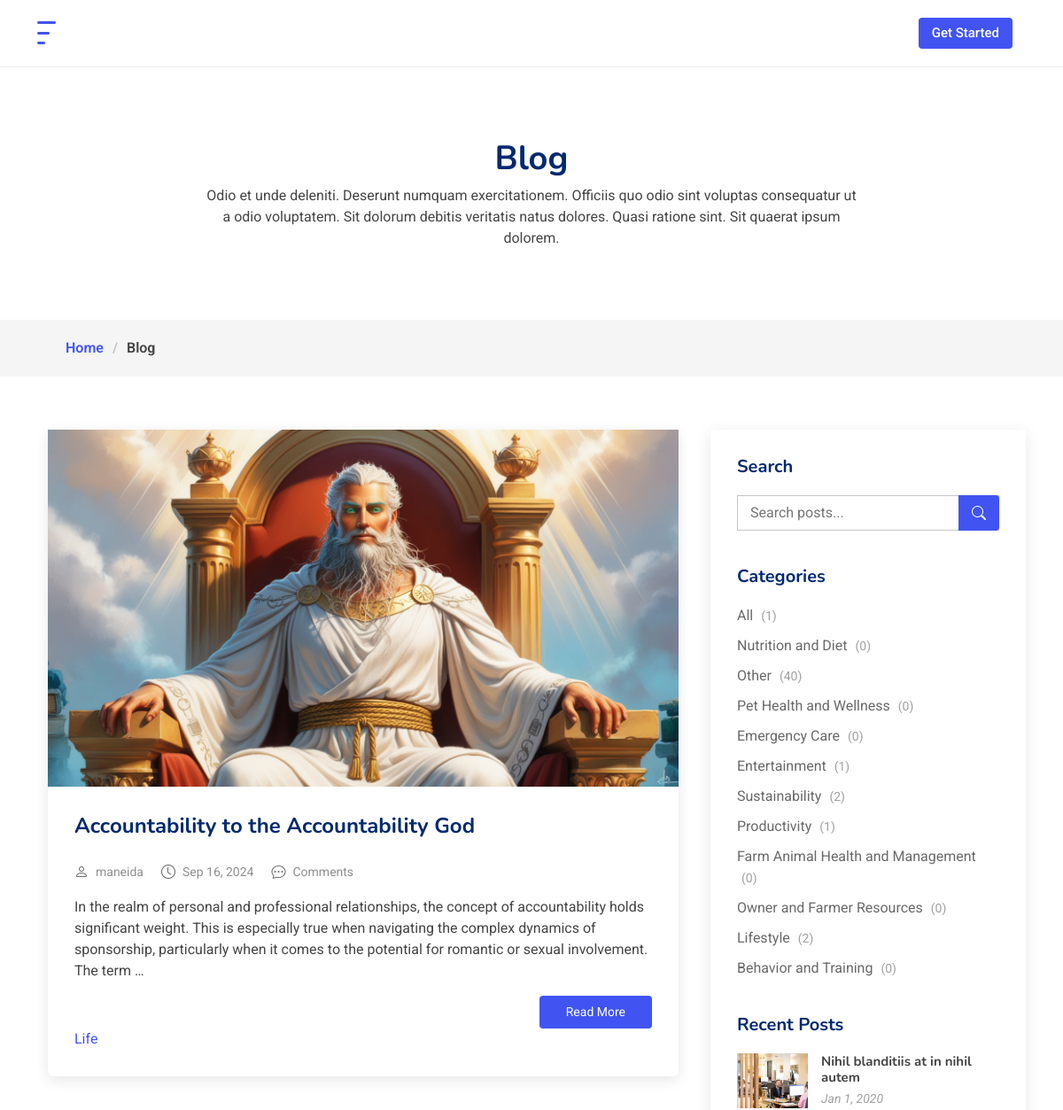
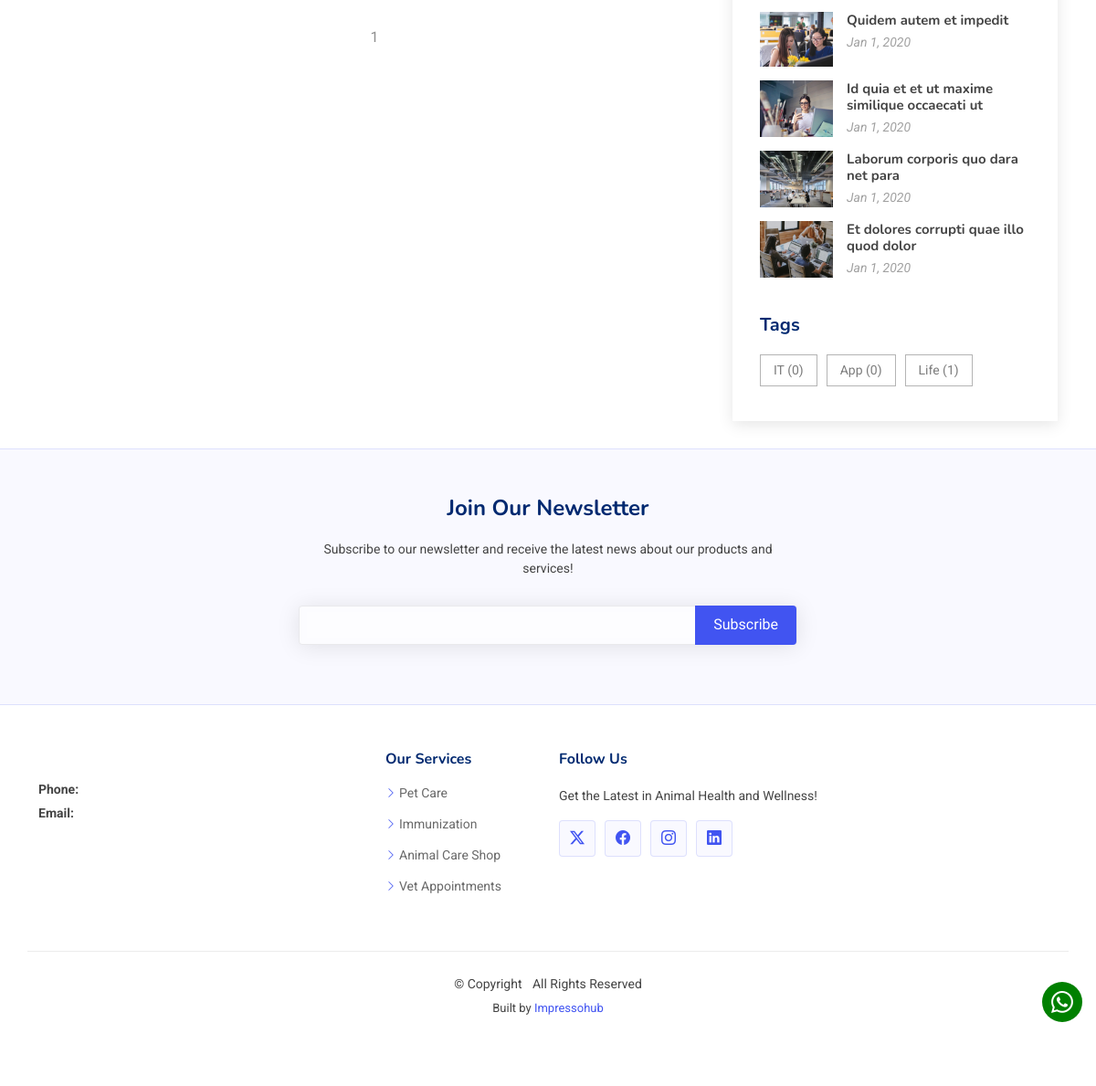
/blog2/?category=entertainment, run on the app's committed database (2 pictures, top to bottom).
### core/models.py (models this page shows, shortened)
class BaseModel(models.Model):
    id = models.UUIDField(primary_key=True, default=uuid.uuid4, editable=False)
    created_at = models.DateTimeField(editable=False)
    updated_at = models.DateTimeField(editable=False)
    slug = models.SlugField(unique=True, blank=True, max_length=255)
    class Meta:
        abstract = True
    def __init__(self, *args, **kwargs):
        super().__init__(*args, **kwargs)
        if not self.id or not isinstance(self.id, uuid.UUID):
            self.id = uuid.uuid4()
        if not self.created_at:
            self.created_at = timezone.now()
        self.updated_at = timezone.now()

class Post(BaseModel):
    title = models.CharField(max_length=255)
    author = models.ForeignKey(User, on_delete=models.CASCADE, null=True)
    body = CKEditor5Field('Content', config_name='extends')
    post_date = models.DateField(auto_now_add=True)
    category = models.ForeignKey(Category, related_name='posts', on_delete=models.SET_NULL, null=True, blank=True)
    tags = models.ManyToManyField(Tag, related_name='posts', blank=True)
    preview = models.TextField(blank=True,
                               help_text="Optional preview text for the post.",
                               validators=[MaxLengthValidator(limit_value=500)])
    post_image = models.ImageField(upload_to='post_images/', null=True, blank=True)

class Tag(BaseModel):
    name = models.CharField(max_length=100)

class Category(BaseModel):
    name = models.CharField(max_length=100)
    class Meta:
        verbose_name_plural = "Categories"

### core/views.py (the view)
# urls.py: path("blog2/", views.blog2, name="blog2"),
def blog2(request):
    query = request.GET.get('q', '')
    category_slug = request.GET.get('category')
    tag_slug = request.GET.get('tag')
    blog_posts = Post.objects.all().order_by('-created_at')
    if query:
        blog_posts = blog_posts.filter(title__icontains=query)
    if category_slug:
        blog_posts = blog_posts.filter(category__slug=category_slug)
    if tag_slug:
        blog_posts = blog_posts.filter(tags__slug=tag_slug)
    categories = Category.objects.annotate(post_count=Count('posts'))
    tags = Tag.objects.annotate(post_count=Count('posts'))
    paginator = Paginator(blog_posts, 4)  # Show 4 blog posts per page
    page = request.GET.get('page')
    try:
        posts = paginator.page(page)
    except PageNotAnInteger:
        posts = paginator.page(1)
    except EmptyPage:
        posts = paginator.page(paginator.num_pages)
    max_pages = 5
    current_page = posts.number
    page_range = list(range(max(1, current_page - 2), min(paginator.num_pages + 1, current_page + 3)))
    if 1 not in page_range:
        page_range.insert(0, 1)
        if 2 not in page_range:
            page_range.insert(1, '...')
    if paginator.num_pages not in page_range:
        if paginator.num_pages - 1 not in page_range:
            page_range.append('...')
        page_range.append(paginator.num_pages)
    context = {
        'posts': posts,
        'total_post_count': blog_posts.count(),
        'page_range': page_range,
        'category_count': {category.name: category for category in categories},
        'categories': categories,
        'tags': tags,
        'tag_count': {tag: tag.post_count for tag in tags},
        'current_category': category_slug,
        'current_tag': tag_slug,
        'query': query,
    }
    return render(request, 'core/blog2.html', context)

### core/templates/core/blog2.html (shortened to what this page needs)
{% extends "core/base.html" %}
{% load static %}
{% block content %}
<div class="page-title">
  <div class="heading">
    <div class="container">
      <div class="row d-flex justify-content-center text-center">
        <div class="col-lg-8">
          <h1>Blog</h1>
          <p class="mb-0">Odio et unde deleniti. Deserunt numquam exercitationem. Officiis quo odio sint voluptas consequatur ut a odio voluptatem. Sit dolorum debitis veritatis natus dolores. Quasi ratione sint. Sit quaerat ipsum dolorem.</p>
        </div>
      </div>
    </div>
  </div>
  <nav class="breadcrumbs">
    <div class="container">
      <ol>
        <li><a href="{% url 'core:index' %}">Home</a></li>
        <li class="current">Blog</li>
      </ol>
    </div>
  </nav>
</div>
<div class="container">
  <div class="row">
    <div class="col-lg-8">
      <section id="blog-posts" class="blog-posts section">
        <div class="container">
          <div class="row gy-4">
            {% if posts %}
              {% for post in posts %}
                <div class="col-12">
                  <article class="rounded">
                    <div class="post-img d-flex justify-content-center align-items-center">
                      {% if post.post_image %}
                        <img src="{{ post.post_image.url }}" alt="{{ post.title }}" class="img-fluid">
                      {% else %}
                        <img src="{% static 'core/img/blog/blog-1.jpg' %}" alt="{{ post.title }}" class="img-fluid rounded-top">
                      {% endif %}
                    </div>
                    <h2 class="title">
                      <a href="{% url 'core:post' post.id %}">{{ post.title }}</a>
                    </h2>
                    <div class="meta-top">
                      <ul>
                        <li class="d-flex align-items-center"><i class="bi bi-person"></i> <a href="{% url 'core:post' post.id %}">{{ post.author }}</a></li>
                        <li class="d-flex align-items-center"><i class="bi bi-clock"></i> <a href="{% url 'core:post' post.id %}"><time datetime="{{ post.date|date:'Y-m-d' }}">{{ post.post_date|date:"M d, Y" }}</time></a></li>
                        <li class="d-flex align-items-center"><i class="bi bi-chat-dots"></i> <a href="{% url 'core:post' post.id %}">{{ post.comments.count }} Comments</a></li>
                      </ul>
                    </div>
                    <div class="content">
                      <p>{{ post.preview|default:post.body|truncatewords:40|safe }}</p>
                      <div class="read-more">
                        <a href="{% url 'core:post' post.id %}">Read More</a>
                      </div>
                    </div>
                    <div class="tags">
                      {% for tag in post.tags.all %}
                        <a href="?tag={{ tag.slug }}">{{ tag.name }}</a>
                      {% endfor %}
                    </div>
                  </article>
                </div>
              {% endfor %}
            {% else %}
              <div class="col-12">
                <p>No posts to display.</p>
              </div>
            {% endif %}
          </div>
        </div>
      </section>
      <section id="blog-pagination" class="blog-pagination section">
        <div class="container">
          <div class="d-flex justify-content-center">
            <ul>
              {% for page_num in page_range %}
                {% if page_num == '...' %}
                  <li>...</li>
                {% else %}
                  <li><a href="?{% if query %}q={{ query }}&{% endif %}{% if current_category %}category={{ current_category }}&{% endif %}{% if current_tag %}tag={{ current_tag }}&{% endif %}page={{ page_num }}">
                    {{ page_num }}
                  </a></li>
                {% endif %}
              {% endfor %}
            </ul>
          </div>
        </div>
      </section>
    </div>
    <div class="col-lg-4 sidebar">
      <div class="widgets-container">
        <div class="search-widget widget-item">
          <h3 class="widget-title">Search</h3>
          <form method="get" action="">
            <input type="text" name="q" value="{{ request.GET.q }}" placeholder="Search posts...">
            <button type="submit" title="Search"><i class="bi bi-search"></i></button>
          </form>
        </div>
        <div class="categories-widget widget-item">
          <h3 class="widget-title">Categories</h3>
          <ul class="mt-3">
            <li>
              <a href="{% url 'core:blog2' %}">
                All <span>({{ total_post_count }})</span>
              </a>
            </li>
            {% for category in categories %}
              <li>
                <a href="?category={{ category.slug }}" {% if category.slug == current_category %}class="active"{% endif %}>
                  {{ category.name }} <span>({{ category.post_count }})</span>
                </a>
              </li>
            {% endfor %}
          </ul>
        </div>
        <div class="recent-posts-widget widget-item">
          <h3 class="widget-title">Recent Posts</h3>
          <div class="post-item">
            <img src="{% static 'core/img/blog/blog-recent-1.jpg' %}" alt="" class="flex-shrink-0">
            <div>
              <h4><a href="blog-details.html">Nihil blanditiis at in nihil autem</a></h4>
              <time datetime="2020-01-01">Jan 1, 2020</time>
            </div>
          </div>
          <div class="post-item">
            <img src="{% static 'core/img/blog/blog-recent-2.jpg' %}" alt="" class="flex-shrink-0">
            <div>
              <h4><a href="blog-details.html">Quidem autem et impedit</a></h4>
              <time datetime="2020-01-01">Jan 1, 2020</time>
            </div>
          </div>
          <div class="post-item">
            <img src="{% static 'core/img/blog/blog-recent-3.jpg' %}" alt="" class="flex-shrink-0">
            <div>
              <h4><a href="blog-details.html">Id quia et et ut maxime similique occaecati ut</a></h4>
              <time datetime="2020-01-01">Jan 1, 2020</time>
            </div>
          </div>
          <div class="post-item">
            <img src="{% static 'core/img/blog/blog-recent-4.jpg' %}" alt="" class="flex-shrink-0">
            <div>
              <h4><a href="blog-details.html">Laborum corporis quo dara net para</a></h4>
              <time datetime="2020-01-01">Jan 1, 2020</time>
            </div>
          </div>
          <div class="post-item">
            <img src="{% static 'core/img/blog/blog-recent-5.jpg' %}" alt="" class="flex-shrink-0">
            <div>
              <h4><a href="blog-details.html">Et dolores corrupti quae illo quod dolor</a></h4>
              <time datetime="2020-01-01">Jan 1, 2020</time>
            </div>
          </div>
        </div>
        <div class="tags-widget widget-item">
          <h3 class="widget-title">Tags</h3>
          <ul>
            {% for tag in tags %}
              <li>
                <a href="?tag={{ tag.slug }}" {% if tag.slug == current_tag %}class="active"{% endif %}>
                  {{ tag.name }} ({{ tag.post_count }})
                </a>
              </li>
            {% endfor %}
          </ul>
        </div>
      </div>
    </div>
  </div>
</div>
{% endblock %}

### core/templates/core/base.html (shortened to what this page needs)
{% load static %}
<!DOCTYPE html>
<html lang="en">
<head>
  <link href="{% static 'core/vendor/bootstrap/css/bootstrap.min.css' %}" rel="stylesheet">
  <link href="{% static 'core/vendor/bootstrap-icons/bootstrap-icons.css' %}" rel="stylesheet">
  <link href="{% static 'core/vendor/aos/aos.css' %}" rel="stylesheet">
  <link href="{% static 'core/vendor/glightbox/css/glightbox.min.css' %}" rel="stylesheet">
  <link href="{% static 'core/vendor/swiper/swiper-bundle.min.css' %}" rel="stylesheet">
  <link href="{% static 'core/css/main.css' %}" rel="stylesheet">
</head>
<body class="starter-page-page">
  <header id="header" class="header d-flex align-items-center sticky-top">
    <div class="container-fluid container-xl position-relative d-flex align-items-center">
      <a href="{% url 'core:index' %}" class="logo d-flex align-items-center me-auto">
        <img src="{% static 'core/img/logo.png' %}" alt="">
      </a>
      <a class="btn-getstarted flex-md-shrink-0" href="index.html#about">Get Started</a>
    </div>
  </header>
  <main class="main">
    {% block content %}{% endblock %}
  </main>
  <footer id="footer" class="footer">
    <div class="footer-newsletter">
      <div class="container">
        <div class="row justify-content-center text-center">
          <div class="col-lg-6">
            <h4>Join Our Newsletter</h4>
            <p>Subscribe to our newsletter and receive the latest news about our products and services!</p>
            <form action="forms/newsletter.php" method="post" class="php-email-form">
              <div class="newsletter-form"><input type="email" name="email"><input type="submit" value="Subscribe"></div>
            </form>
          </div>
        </div>
      </div>
    </div>
    <div class="container footer-top">
      <div class="row gy-4">
        <div class="col-lg-4 col-md-6 footer-about">
          <div class="footer-contact pt-3">
            <p class="mt-3"><strong>Phone:</strong> </p>
            <p><strong>Email:</strong> </p>
          </div>
        </div>
        <div class="col-lg-2 col-md-3 footer-links">
          <h4>Our Services</h4>
          <ul>
            <li><i class="bi bi-chevron-right"></i> <a href="#">Pet Care</a></li>
            <li><i class="bi bi-chevron-right"></i> <a href="#">Immunization</a></li>
            <li><i class="bi bi-chevron-right"></i> <a href="#">Animal Care Shop</a></li>
            <li><i class="bi bi-chevron-right"></i> <a href="#">Vet Appointments</a></li>
          </ul>
        </div>
        <div class="col-lg-4 col-md-12">
          <h4>Follow Us</h4>
          <p>Get the Latest in Animal Health and Wellness!</p>
          <div class="social-links d-flex">
            <a href=""><i class="bi bi-twitter-x"></i></a>
            <a href="{{ facebook }}"><i class="bi bi-facebook"></i></a>
            <a href=""><i class="bi bi-instagram"></i></a>
            <a href=""><i class="bi bi-linkedin"></i></a>
          </div>
        </div>
      </div>
    </div>
    <div class="container copyright text-center mt-4">
      <p>© <span>Copyright  {{ year }}</span> <strong class="px-1 sitename">{{ company_name }}</strong> <span>All Rights Reserved</span></p>
      <div class="credits">
        Built by <a href="https://impressohub.com/">Impressohub</a>
      </div>
    </div>
  </footer>
  <a href="https://wa.me/{{ whatsapp }}" id="whatsapp" class="whatsapp d-flex align-items-center justify-content-center" target="_blank"><i class="bi bi-whatsapp"></i></a>
</body>
</html>

### data on the page
Post: post_image (picture), title "Accountability to the Accountability God", author "maneida", post_date "Sep 16, 2024", preview "In the realm of personal and professional relationships, the concept of accountability holds significant weight. This is especially true when navigating the complex dynamics of sponsorship, particularly when it comes to the potential for romantic or sexual involvement. The term …"
Tag: name "Life", post_count "1"
Category: name "Nutrition and Diet", post_count "0"
Category: name "Other", post_count "40"
Category: name "Pet Health and Wellness", post_count "0"
Category: name "Emergency Care", post_count "0"
Category: name "Entertainment", post_count "1"
Category: name "Sustainability", post_count "2"
Category: name "Productivity", post_count "1"
Category: name "Farm Animal Health and Management", post_count "0"
Category: name "Owner and Farmer Resources", post_count "0"
Category: name "Lifestyle", post_count "2"
Category: name "Behavior and Training", post_count "0"
Tag: name "IT", post_count "0"
Tag: name "App", post_count "0"

### other printed values
{{ page_num }} "1"
{{ total_post_count }} "1"
